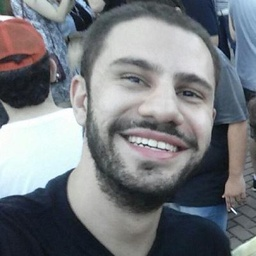
#> input picture beico.jpeg, 256 x 256 px, shrunk from 400 x 400 before the run
$ python rotation.py
#> lines starting #> are read from the running program, lines starting #| are printed output that depends on the picture
import cv2
import numpy as np
from math import cos, radians, sin


def mul_dot(x,y,mtr):
	ponto = np.array([[x],[y],[1]])
	return np.matmul(mtr,ponto).astype(int)


def matriz_rotacao(angulo):
	return [[cos(angulo), -sin(angulo), 0],
	        [sin(angulo),  cos(angulo), 0],
	        [		   0, 			 0, 1]]

def matriz_translacao(x,y):
	return [[1, 0, x],
	        [0, 1, y],
	        [0, 0, 1]]

def rotacao(imagem, ang):
#> called with imagem = 'beico.jpeg', ang = 45
	original = cv2.imread(imagem)
#> original is the input picture: shape (256, 256, 3); mean B, G, R 127.3, 122.5, 118.8
	angulo   = radians(ang)
	height   = len(original)
#> height = 256
	width    = len(original[0])
#> width = 256
	dy = int(len(original)/2)
#> dy = 128
	dx = int(len(original[0])/2)
#> dx = 128

# Matrizes para rotacao
	mul = matriz_rotacao(angulo)

	ida = matriz_translacao(-dx, -dy)
#> ida = [[1, 0, -128], [0, 1, -128], [0, 0, 1]]

	volta = matriz_translacao(dx, dy)
#> volta = [[1, 0, 128], [0, 1, 128], [0, 0, 1]]

	rot = np.matmul(mul,ida)
#> rot = [[0.707, -0.707, -1.42e-14], [0.707, 0.707, -181], [0, 0, 1]]
	rot = np.matmul(volta,rot)
#> rot = [[0.707, -0.707, 128], [0.707, 0.707, -53.02], [0, 0, 1]]

# Enquadrar a imagem toda
	p1 = mul_dot(0,0,rot)
#> p1 = [127, -53, 1]
	p2 = mul_dot(0,height,rot)
#> p2 = [-53, 128, 1]
	p3 = mul_dot(width,0,rot)
#> p3 = [309, 128, 1]
	p4 = mul_dot(width,height,rot)
#> p4 = [128, 309, 1]

	xs = [p1[0],p2[0],p3[0],p4[0]]
#> xs = [[127], [-53], [309], [128]]
	ys = [p1[1],p2[1],p3[1],p4[1]]
#> ys = [[-53], [128], [128], [309]]

	maxx = max(xs)[0]
#> maxx = 309
	minx = min(xs)[0]
#> minx = -53

	maxy = max(ys)[0]
#> maxy = 309
	miny = min(ys)[0]
#> miny = -53

	nh = int(maxy-miny)
#> nh = 362
	nw = int(maxx-minx)
#> nw = 362

	iy = int((nh - height) * .5)
#> iy = 53
	ix = int((nw - width) * .5)
#> ix = 53

# Imagem vazia
	new = np.zeros((nh+1,nw+1,3), np.uint8)

# Rotacao da imagem
	for i in range(len(original)):
		for j in range(len(original[0])):
			res = mul_dot(i,j,rot)
			new[res[0]+ix,res[1]+iy] = original[i,j]
#> this loop made 256 passes
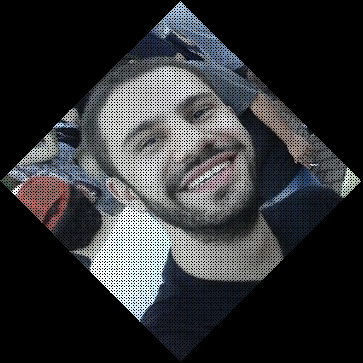
#> new: shape (363, 363, 3); mean B, G, R 52.3, 50.4, 48.8


	height_old = height
	width_old = width
	height   = len(new)
	width    = len(new[0])
	dy = int(len(new)/2)
	dx = int(len(new[0])/2)

# Matrizes para rotacao
	mul = matriz_rotacao(radians(-ang))

	ida = matriz_translacao(-dx, -dy)

	volta = matriz_translacao(dx, dy)

	rot = np.matmul(mul,ida)
	rot = np.matmul(volta,rot)


	for i in range(len(new)):
		for j in range(len(new[0])):
			res = mul_dot(i,j,rot)
			x = res[0]-ix
			y = res[1]-iy
			if(x >= 0 and x < width_old and y >= 0 and y < height_old):
				new[i,j] = original[x,y]
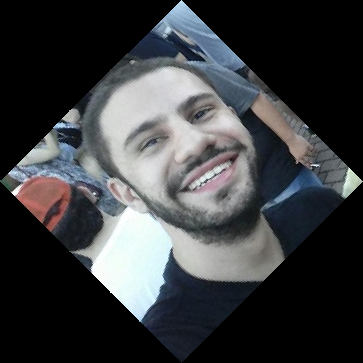
#> new: shape (363, 363, 3); mean B, G, R 63.7, 61.3, 59.4


	cv2.imshow('Imagem resultante', new)
	cv2.waitKey(0)
	cv2.destroyAllWindows()
	# cv2.imwrite('angulo_{}_{}'.format(ang,imagem),new)

rotacao('beico.jpeg',45)
